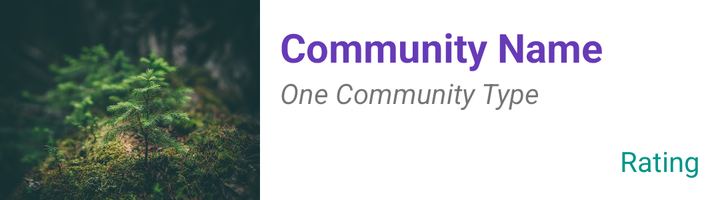
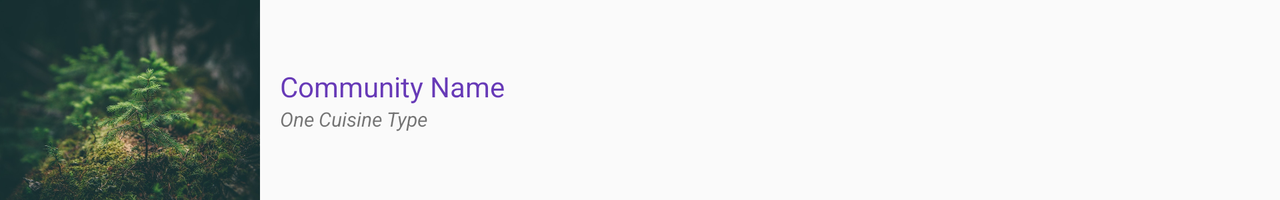

One screen, two layout resources from the same app: the default and the repository's alternative for another configuration. Each is rendered where Android would select it; the XML of both is given below.
<!-- AndroidManifest.xml: application theme AppTheme -->
<!-- res/layout/community_list_item.xml -->
<?xml version="1.0" encoding="utf-8"?>
<LinearLayout xmlns:android="http://schemas.android.com/apk/res/android"
    android:orientation="horizontal"
    android:layout_width="match_parent"
    android:layout_height="wrap_content">

    <ImageView
        android:layout_width="130dp"
        android:layout_height="100dp"
        android:id="@+id/communityImageView"
        android:src="@drawable/memory"
        android:scaleType="centerCrop"/>

    <LinearLayout
        android:orientation="vertical"
        android:layout_width="match_parent"
        android:background="#ffffff"
        android:layout_height="match_parent"
        android:padding="10dp">

        <TextView
            android:layout_width="wrap_content"
            android:layout_height="wrap_content"
            android:id="@+id/communityNameTextView"
            android:textSize="20dp"
            android:textStyle="bold"
            android:text="Community Name"
            android:textColor="@color/colorPrimary"/>

        <TextView
            android:layout_width="wrap_content"
            android:layout_height="wrap_content"
            android:text="One Community Type"
            android:id="@+id/categoryTextView"
            android:layout_below="@+id/communityNameTextView"
            android:layout_alignParentLeft="true"
            android:layout_alignParentStart="true"
            android:textStyle="italic"/>

        <RelativeLayout
            android:layout_width="match_parent"
            android:layout_height="match_parent">

            <TextView
                android:layout_width="wrap_content"
                android:layout_height="wrap_content"
                android:text="Rating"
                android:id="@+id/ratingTextView"
                android:layout_alignParentBottom="true"
                android:layout_alignParentRight="true"
                android:textColor="@color/colorAccent"/>
        </RelativeLayout>
    </LinearLayout>
</LinearLayout>
<!-- resources referenced by this layout -->
<resources>
  <color name="colorAccent">#009688</color>
  <color name="colorPrimary">#673AB7</color>
  <!-- drawable memory: jpg bitmap (drawable, 117536 bytes) -->
  <style name="AppTheme" parent="Theme.AppCompat.Light.DarkActionBar">
          <item name="colorPrimary">@color/colorPrimary</item>
          <item name="colorPrimaryDark">@color/colorPrimaryDark</item>
          <item name="colorAccent">@color/colorAccent</item>
      </style>
  <color name="colorPrimaryDark">#512DA8</color>
</resources>
<!-- res/layout-land/community_list_item.xml (the repository's variant of the layout above) -->
<!-- drawn on the phone turned sideways -->
<LinearLayout xmlns:android="http://schemas.android.com/apk/res/android"
    android:orientation="horizontal"
    android:layout_width="match_parent"
    android:layout_height="wrap_content">

    <ImageView
        android:layout_width="130dp"
        android:layout_height="100dp"
        android:id="@+id/communityImageView"
        android:src="@drawable/memory"
        android:scaleType="centerCrop"/>

    <LinearLayout
        android:orientation="vertical"
        android:layout_width="match_parent"
        android:layout_height="match_parent"
        android:gravity="center_vertical"
        android:padding="10dp">

        <TextView
            android:layout_width="wrap_content"
            android:layout_height="wrap_content"
            android:id="@+id/communityNameTextView"
            android:textSize="14dp"
            android:text="Community Name"
            android:textColor="@color/colorPrimary"/>

        <TextView
            android:layout_width="wrap_content"
            android:layout_height="wrap_content"
            android:text="One Cuisine Type"
            android:id="@+id/categoryTextView"
            android:textSize="10dp"
            android:layout_alignParentLeft="true"
            android:layout_alignParentStart="true"
            android:textStyle="italic"/>

        <TextView
            android:layout_width="wrap_content"
            android:layout_height="wrap_content"
            android:text="Rating"
            android:visibility="gone"
            android:id="@+id/ratingTextView"
            android:textColor="@color/colorAccent"/>
    </LinearLayout>
</LinearLayout>
